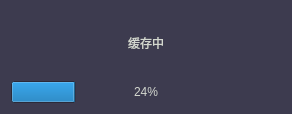
<?xml version="1.0" encoding="UTF-8"?>
<ui version="4.0">
 <class>RunDialog</class>
 <widget class="QDialog" name="RunDialog">
  <property name="geometry">
   <rect>
    <x>0</x>
    <y>0</y>
    <width>292</width>
    <height>114</height>
   </rect>
  </property>
  <property name="windowTitle">
   <string>操作中</string>
  </property>
  <property name="windowIcon">
   <iconset resource="src.qrc">
    <normaloff>:/imag/icon.png</normaloff>:/imag/icon.png</iconset>
  </property>
  <property name="styleSheet">
   <string notr="true">
QWidget{
background-color: rgb(61,59,79);
	color: rgb(211, 215, 207);
}
QToolTip{

background-color:rgb(61,59,79);
color: rgb(211, 215, 207);
border:1px solid rgb(61,59,79);
}</string>
  </property>
  <layout class="QVBoxLayout" name="verticalLayout">
   <item>
    <widget class="QLabel" name="label">
     <property name="text">
      <string>缓存中</string>
     </property>
     <property name="alignment">
      <set>Qt::AlignCenter</set>
     </property>
    </widget>
   </item>
   <item>
    <widget class="QProgressBar" name="num">
     <property name="styleSheet">
      <string notr="true">background-color: rgb(61,59,79);
color: rgb(211, 215, 207);
border:none;</string>
     </property>
     <property name="value">
      <number>24</number>
     </property>
     <property name="alignment">
      <set>Qt::AlignCenter</set>
     </property>
     <property name="orientation">
      <enum>Qt::Horizontal</enum>
     </property>
    </widget>
   </item>
  </layout>
 </widget>
 <resources>
  <include location="src.qrc"/>
 </resources>
 <connections/>
</ui>
